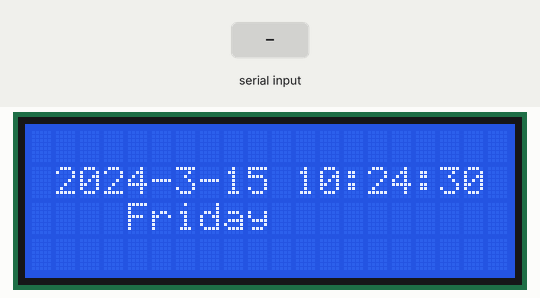
The sketch below on a simulated Arduino Uno, built with avr-gcc and run on an emulated ATmega328P. Parts: 20×4 character LCD. Inputs (shaded band) come from the test bench. The local clock reads 2024-03-15 10:24:30 at power-on unless the sketch sets it; what the sketch prints to the serial monitor is not drawn.

Above: at 0.1 s.
At 1.2 s:
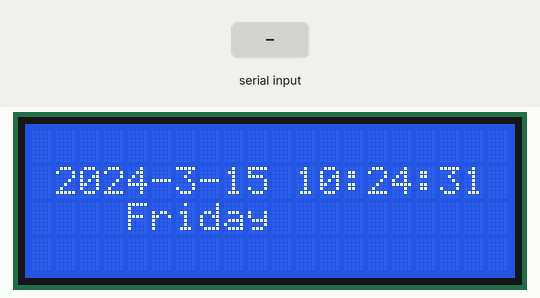
1.3 s: "90-45-200 10:150:30\n" received over Serial
At 4.2 s:
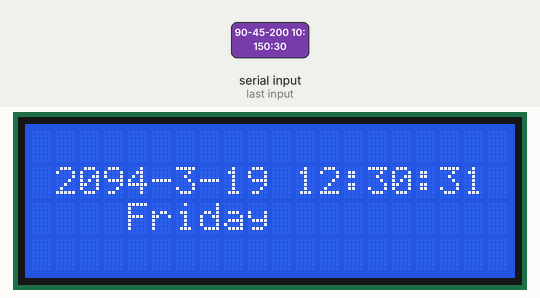
4.3 s: "90,45\n" received over Serial
Timing chart, 0 to 7.3 s (numbered marks = the images above; inputs shaded):
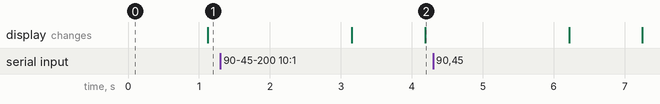

The sketch:

ClockWithRTC.ino
```cpp
#include <Wire.h>
#include <RTClib.h>
#include <hd44780.h>
#include <hd44780ioClass/hd44780_I2Cexp.h>

// Initialize LCD and RTC
hd44780_I2Cexp lcd;
RTC_DS3231 rtc;

// LCD dimensions
const int LCD_COLS = 20;
const int LCD_ROWS = 4;

// Days of the week
String daysOfWeek[] = {"Sunday", "Monday", "Tuesday", "Wednesday", "Thursday", "Friday", "Saturday"};

void setup() {
  Serial.begin(9600);

  // Initialize LCD
  int status = lcd.begin(LCD_COLS, LCD_ROWS);
  if (status) {
    hd44780::fatalError(status);
  }
  lcd.clear();

  // Initialize RTC
  if (!rtc.begin()) {
    Serial.println("Couldn't find RTC");
    while (1);
  }

  // Check if RTC lost power
  if (rtc.lostPower()) {
    Serial.println("RTC lost power, setting default time...");
    rtc.adjust(DateTime(F(__DATE__), F(__TIME__))); // Sets RTC to compilation time
  }

  Serial.println("Enter date and time (YYYY-MM-DD HH:MM:SS):");
}

void loop() {
  checkSerialInput();  // Check for new time input from Serial
  updateDisplay();     // Update the LCD with the current date and time
  delay(1000);
}

// Function to check for Serial input and update RTC time
void checkSerialInput() {
  if (Serial.available() > 0) {
    String input = Serial.readString();
    int year, month, day, hour, minute, second;

    // Parse input format: YYYY-MM-DD HH:MM:SS
    if (sscanf(input.c_str(), "%d-%d-%d %d:%d:%d", &year, &month, &day, &hour, &minute, &second) == 6) {
      rtc.adjust(DateTime(year, month, day, hour, minute, second));
      Serial.println("RTC time updated!");
    } else {
      Serial.println("Invalid format! Use YYYY-MM-DD HH:MM:SS");
    }
  }
}

// Function to display time on the LCD
void updateDisplay() {
  DateTime now = rtc.now();

  lcd.clear();
  lcd.setCursor(4, 2);
  lcd.print(daysOfWeek[now.dayOfTheWeek()]); // Get day of the week

  lcd.setCursor(1, 1);
  lcd.print(now.year(), DEC);
  lcd.print("-");
  lcd.print(now.month(), DEC);
  lcd.print("-");
  lcd.print(now.day(), DEC);
  lcd.print(" ");

  if (now.hour() < 10) lcd.print("0");
  lcd.print(now.hour(), DEC);
  lcd.print(":");

  if (now.minute() < 10) lcd.print("0");
  lcd.print(now.minute(), DEC);
  lcd.print(":");

  if (now.second() < 10) lcd.print("0");
  lcd.print(now.second(), DEC);
}
```
